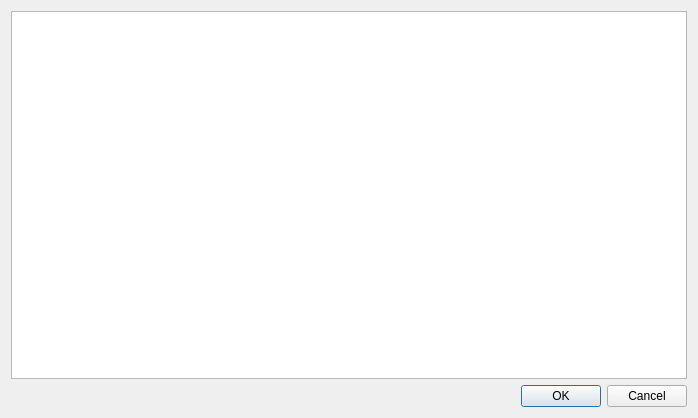
<?xml version="1.0" encoding="UTF-8"?>
<ui version="4.0">
 <class>Dialog_report</class>
 <widget class="QDialog" name="Dialog_report">
  <property name="geometry">
   <rect>
    <x>0</x>
    <y>0</y>
    <width>698</width>
    <height>418</height>
   </rect>
  </property>
  <property name="windowTitle">
   <string>Dialog</string>
  </property>
  <layout class="QVBoxLayout" name="verticalLayout">
   <item>
    <widget class="QTextEdit" name="edit"/>
   </item>
   <item>
    <widget class="QDialogButtonBox" name="buttonBox">
     <property name="orientation">
      <enum>Qt::Horizontal</enum>
     </property>
     <property name="standardButtons">
      <set>QDialogButtonBox::Cancel|QDialogButtonBox::Ok</set>
     </property>
    </widget>
   </item>
  </layout>
 </widget>
 <resources/>
 <connections>
  <connection>
   <sender>buttonBox</sender>
   <signal>accepted()</signal>
   <receiver>Dialog_report</receiver>
   <slot>accept()</slot>
   <hints>
    <hint type="sourcelabel">
     <x>248</x>
     <y>254</y>
    </hint>
    <hint type="destinationlabel">
     <x>157</x>
     <y>274</y>
    </hint>
   </hints>
  </connection>
  <connection>
   <sender>buttonBox</sender>
   <signal>rejected()</signal>
   <receiver>Dialog_report</receiver>
   <slot>reject()</slot>
   <hints>
    <hint type="sourcelabel">
     <x>316</x>
     <y>260</y>
    </hint>
    <hint type="destinationlabel">
     <x>286</x>
     <y>274</y>
    </hint>
   </hints>
  </connection>
 </connections>
</ui>
